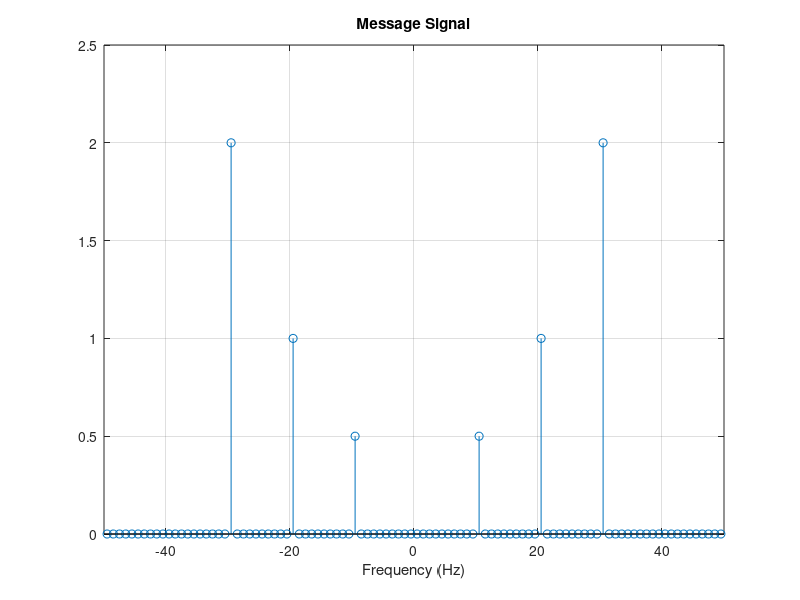
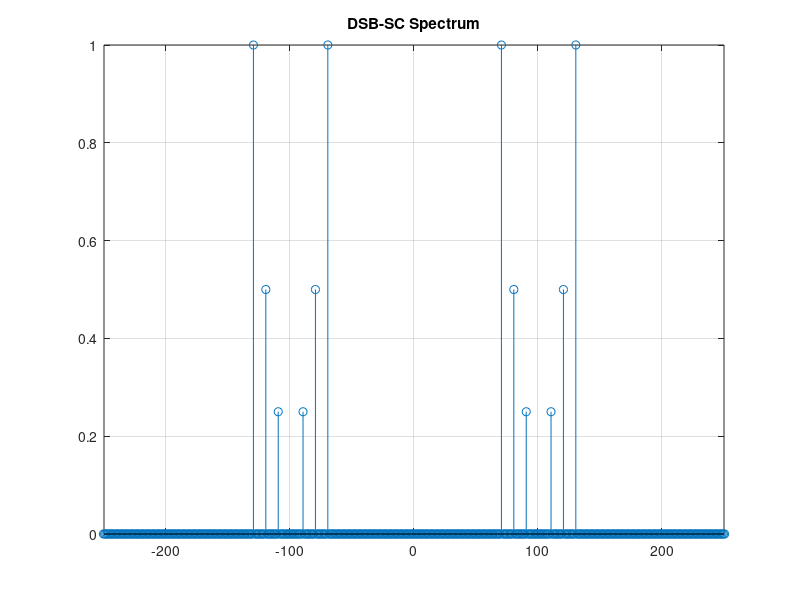
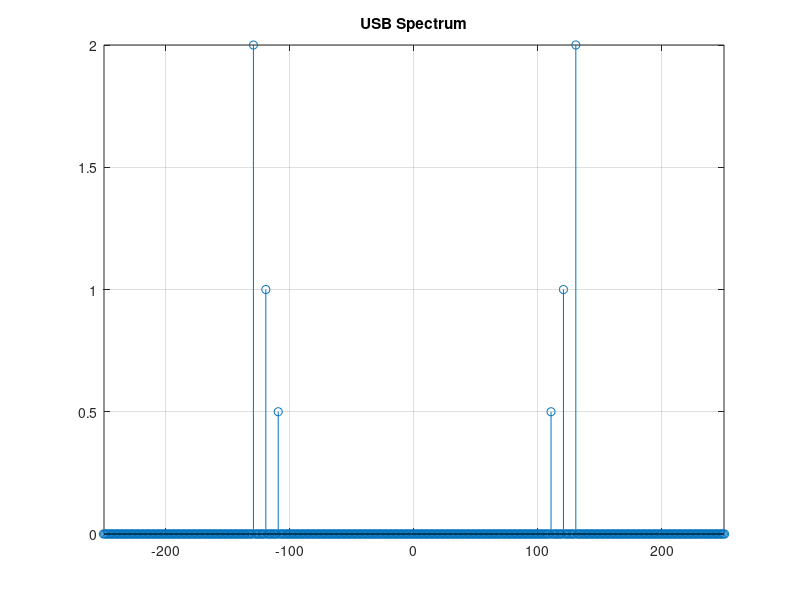
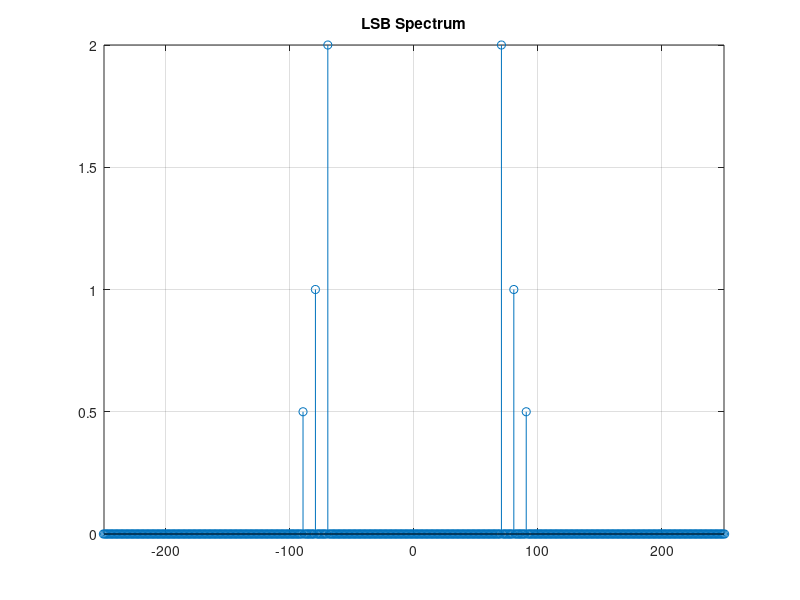

The MATLAB script that drew these images, in order: (Note: this script raises an error after producing the figures.)
Fs = 1000;
ts = 1/Fs;
T = 1;
t = ts:ts:T;
f_x1 = 10;
f_x2 = 20;
f_x3 = 30;
T0_x1 = 1/f_x1;
T0_x2 = 1/f_x2;
T0_x3 = 1/f_x3;

x = cos(2*pi*f_x1*t) + 2*cos(2*pi*f_x2*t) + 4*cos(2*pi*f_x3*t);
n = length(x);
f = (-(n-1)/2:(n-1)/2)*(Fs/n);
fre_x = fftshift(fft(x, n));

figure
stem(f,abs(fre_x)/n)
xlabel('Frequency (Hz)')
title('Message Signal')
axis([-50 50 0 2.5])
grid on

fc = 100;
Tc = 1/fc;

modulated_signal = x .* cos(2*pi*fc*t);
n = length(modulated_signal);
fre_modulated = fftshift(fft(modulated_signal, n));

figure
stem(f,abs(fre_modulated)/n)
title('DSB-SC Spectrum')
axis([-250 250 0 1])
grid on

xh_signal = imag(hilbert(x));
s_usb = x .* cos(2*pi*fc*t) - xh_signal .* sin(2*pi*fc*t);
fre_s_usb = fftshift(fft(s_usb,n));

figure
stem(f,abs(fre_s_usb)/n)
title('USB Spectrum')
axis([-250 250 0 2])
grid on

s_lsb = x .* cos(2*pi*fc*t) + xh_signal .* sin(2*pi*fc*t);
fre_s_lsb = fftshift(fft(s_lsb,n));

figure
stem(f,abs(fre_s_lsb)/n)
title('LSB Spectrum')
axis([-250 250 0 2])
grid on

f_cutoff = 35;
f_stop = 65;
lpFilt = designfilt('lowpassfir','PassbandFrequency', f_cutoff, 'StopbandFrequency', f_stop, 'SampleRate',Fs);
fvtool(lpFilt)
r_usb = s_usb .* (2*cos(2*pi*fc*t));
r_lsb = s_lsb .* (2*cos(2*pi*fc*t));

%%%%%%%%%%%
n_r_usb = length(r_usb);
fre_r_usb = fftshift(fft(r_usb, n_r_usb));
f_r_usb = (-(n_r_usb-1)/2:(n_r_usb-1)/2)*(Fs/n_r_usb);

figure
stem(f_r_usb,abs(fre_r_usb)/n_r_usb)
axis([-250 250 0 2])
grid on


n_r_lsb = length(r_lsb);
fre_r_lsb = fftshift(fft(r_lsb, n_r_lsb));
f_r_lsb = (-(n_r_lsb-1)/2:(n_r_lsb-1)/2)*(Fs/n_r_lsb);

figure
stem(f_r_lsb,abs(fre_r_lsb)/n_r_lsb)
axis([-250 250 0 2])
grid on
%%%%%%%%%%%

filtered_signal_usb = filter(lpFilt,r_usb);
filtered_signal_lsb = filter(lpFilt,r_lsb);
fre_filtered_signal_usb = fftshift(fft(filtered_signal_usb,n));
fre_filtered_signal_lsb = fftshift(fft(filtered_signal_lsb,n));



figure
stem(f, abs(fre_x)/n, 'b')
hold on
stem(f, abs(fre_filtered_signal_usb)/n, 'rv')
legend('Original message spectrum', 'USB Recovered message spectrum')
xlabel('Frequency (Hz)')
axis([-100 100 0 2.5])
grid on

figure
stem(f, abs(fre_x)/n, 'b')
hold on
stem(f, abs(fre_filtered_signal_lsb)/n, 'rv')
legend('Original message spectrum', 'LSB Recovered message spectrum')
xlabel('Frequency (Hz)')
axis([-100 100 0 2.5])
grid on



%%%%%%%%%%%%%%%%%%%%%%%%%%%%%%%%%%%%%%%%%%%%%%%%%%%%%%%%%%%%%%%%%%%%%%%%%%%



Fs = 2000; 
ts = 1/Fs; 
f0 = 20;
T0 = 1/f0;
fc = 500;
T = 0.2;
t = ts:ts:T;

m1 = sawtooth(2*pi*f0*t);
m2 = square(2*pi*f0*t);

figure
plot(t, m1)
xlabel('Time (sec)')
xlim([0 0.2])
ylim([-1.5 1.5])
grid on

figure
plot(t, m2)
xlabel('Time (sec)')
xlim([0 0.2])
ylim([-1.5 1.5])
grid on

s_qam = m1 .* cos(2*pi*fc*t) + m2 .* sin(2*pi*fc*t);

figure
plot(t, s_qam)
xlabel('Time (sec)')
xlim([0 0.05])
ylim([-1.5 1.5])
grid on

% n = length(s_qam);
% f = (-(n-1)/2:(n-1)/2)*(Fs/n);
% fre_Sqam = fftshift(fft(s_qam, n));
% 
% figure(1)
% stem(f,abs(fre_Sqam)/n)
% xlabel('Frequency (Hz)')
% title('Message Signal')
% axis([0 0.2 -1.5 1.5])

f_cutoff = 100;
f_stop = 120;
lpFilt = designfilt('lowpassfir','PassbandFrequency', f_cutoff, 'StopbandFrequency', f_stop, 'SampleRate',Fs);
fvtool(lpFilt)
r1 = s_qam .* (2*cos(2*pi*fc*t));
r2 = s_qam .* (2*sin(2*pi*fc*t));
filtered_m1 = filter(lpFilt,r1);
filtered_m2 = filter(lpFilt,r2);
% fre_filtered_m1 = fftshift(fft(filtered_m1,n));
% fre_filtered_m2 = fftshift(fft(filtered_m2,n));

figure
plot(t, m2, 'b')
hold on
plot(t, filtered_m2, 'r')
grid on
xlabel('Time (sec)')
xlim([0 0.2])
ylim([-1.5 1.5])

figure
plot(t, m1, 'b')
hold on
plot(t, filtered_m1, 'r')
grid on
xlabel('Time (sec)')
xlim([0 0.2])
ylim([-1.5 1.5])